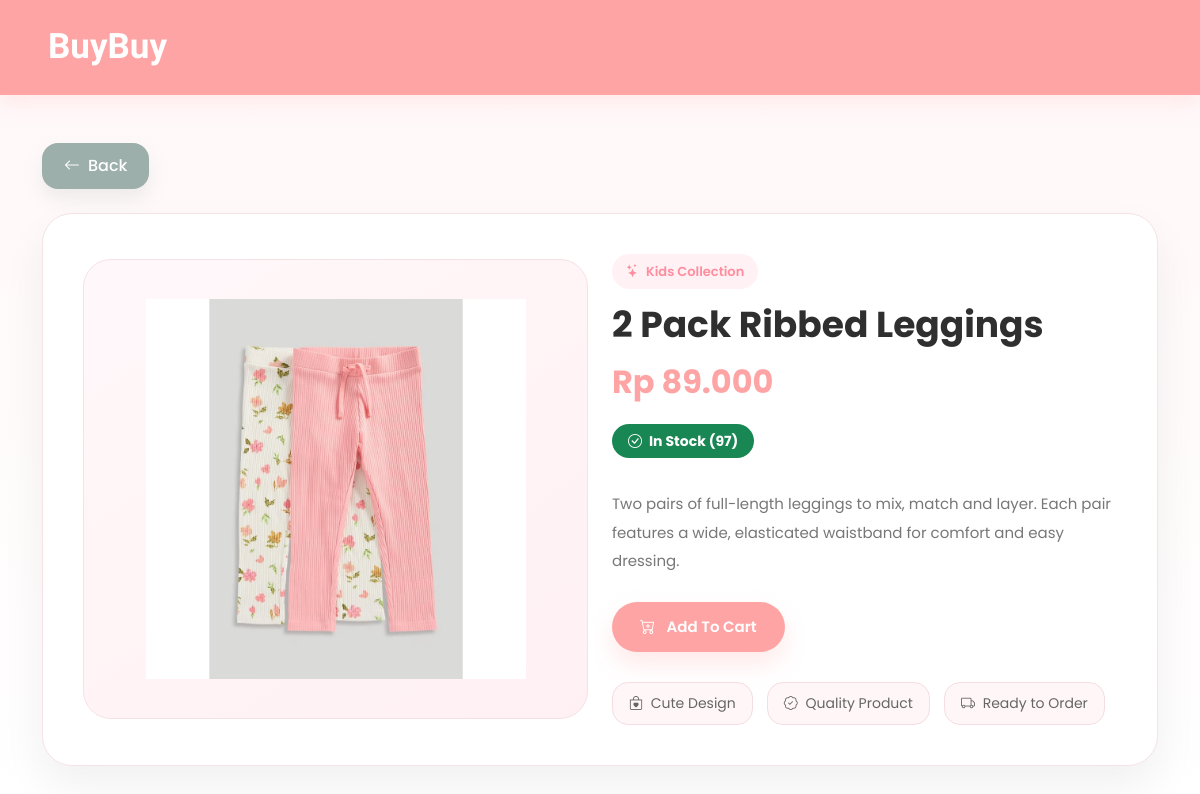
Page /customer/product-detail.php?id=17 on the committed database.
### tables this page shows
CREATE TABLE `products` (
  `id` int(11) NOT NULL AUTO_INCREMENT,
  `name` varchar(100) NOT NULL,
  `description` text DEFAULT NULL,
  `category` varchar(100) NOT NULL,
  `price` decimal(10,2) NOT NULL,
  `stock` int(11) NOT NULL,
  `image` varchar(255) NOT NULL,
  `created_at` timestamp NOT NULL DEFAULT current_timestamp(),
  PRIMARY KEY (`id`)
);

### customer/product-detail.php (the view, shortened to what this page needs)
<?php
include '../config/database.php';
$id = $_GET['id'];
$product = mysqli_query($conn, "SELECT * FROM products WHERE id='$id'");
$data = mysqli_fetch_assoc($product);
?>
<!DOCTYPE html>
<html lang="en">
<head>
<link href="https://cdn.jsdelivr.net/npm/bootstrap@5.3.2/dist/css/bootstrap.min.css" rel="stylesheet">
<link href="https://cdn.jsdelivr.net/npm/bootstrap-icons/font/bootstrap-icons.css" rel="stylesheet">
</head>
<body>
<nav class="navbar navbar-expand-lg px-4 px-md-5">
    <a class="navbar-brand" href="index.php">BuyBuy</a>
</nav>
<div class="container py-5">
    <div class="mb-4">
        <a href="index.php" class="back-btn">
            <i class="bi bi-arrow-left"></i> Back
        </a>
    </div>
    <div class="detail-card">
        <div class="row align-items-center g-4">
            <div class="col-lg-6">
                <div class="product-img">
                    <img src="../assets/uploads/<?= $data['image']; ?>" alt="<?= htmlspecialchars($data['name']); ?>">
                </div>
            </div>
            <div class="col-lg-6">
                <span class="product-category">
                    <i class="bi bi-stars me-1"></i> Kids Collection
                </span>
                <h2 class="product-title"><?= $data['name']; ?></h2>
                <div class="price">
                    Rp <?= number_format($data['price'],0,',','.') ?>
                </div>
                <?php if($data['stock'] > 0): ?>
                    <span class="badge bg-success stock-badge">
                        <i class="bi bi-check-circle me-1"></i>
                        In Stock (<?= $data['stock']; ?>)
                    </span>
                <?php endif; ?>
                <p class="product-description">
                    <?= $data['description'] ?? 'No description available.' ?>
                </p>
                <?php if($data['stock'] > 0): ?>
                    <form method="POST" action="../process/add-to-cart.php">
                        <button type="submit" class="add-btn">
                            <i class="bi bi-cart-plus me-2"></i>
                            Add To Cart
                        </button>
                    </form>
                <?php endif; ?>
                <div class="info-mini">
                    <div class="info-chip">
                        <i class="bi bi-bag-heart me-1"></i> Cute Design
                    </div>
                    <div class="info-chip">
                        <i class="bi bi-patch-check me-1"></i> Quality Product
                    </div>
                    <div class="info-chip">
                        <i class="bi bi-truck me-1"></i> Ready to Order
                    </div>
                </div>
            </div>
        </div>
    </div>
</div>
</body>
</html>

### customer/product-detail.php (style rules this page uses)
body { font-family:'Poppins', sans-serif; background:linear-gradient(to bottom,#fff7f8,#ffffff); min-height:100vh; }
.navbar { background:#FFA4A4; padding-top:16px; padding-bottom:16px; box-shadow:0 8px 18px rgba(255,164,164,0.18); }
.navbar-brand { font-weight:700; color:white !important; font-size:35px; font-family:'Simonetta', serif; }
.back-btn { display:inline-flex; align-items:center; gap:8px; background:#9CAFAA; color:white; border:none; padding:11px 22px; border-radius:16px; text-decoration:none; font-weight:500; transition:0.25s ease; box-shadow:0 10px 18px rgba(156,175,170,0.18); }
.detail-card { background:white; border-radius:30px; padding:40px; box-shadow:0 20px 45px rgba(0,0,0,0.06); border:1px solid #f6e3e6; overflow:hidden; }
.product-img { background:linear-gradient(145deg,#fff8fa,#fff0f3); border-radius:28px; padding:28px; text-align:center; min-height:460px; display:flex; align-items:center; justify-content:center; border:1px solid #f7e1e5; }
.product-img img { max-width:100%; max-height:380px; object-fit:contain; transition:0.35s ease; }
.product-category { display:inline-block; background:#fff1f4; color:#ff8d9e; font-size:13px; font-weight:600; padding:8px 14px; border-radius:50px; margin-bottom:14px; }
.product-title { font-size:36px; font-weight:700; color:#2f2f2f; margin-bottom:12px; }
.price { font-size:32px; font-weight:700; color:#FFA4A4; margin-bottom:18px; }
.stock-badge { font-size:14px; padding:10px 16px; border-radius:50px; margin-bottom:22px; }
.product-description { color:#777; font-size:15px; line-height:1.9; margin-top:10px; margin-bottom:26px; }
.add-btn { background:#FFA4A4; color:white; border:none; padding:14px 28px; border-radius:50px; font-weight:600; font-size:15px; transition:0.25s ease; box-shadow:0 12px 24px rgba(255,164,164,0.24); }
.info-mini { margin-top:30px; display:flex; gap:14px; flex-wrap:wrap; }
.info-chip { background:#fff6f8; border:1px solid #f5dde1; color:#666; padding:10px 16px; border-radius:16px; font-size:14px; }

### rows in the picture
products: image (picture), name "2 Pack Ribbed Leggings", price "89.000", stock "97", description "Two pairs of full-length leggings to mix, match and layer. Each pair features a wide, elasticated waistband for comfort and easy dressing."
